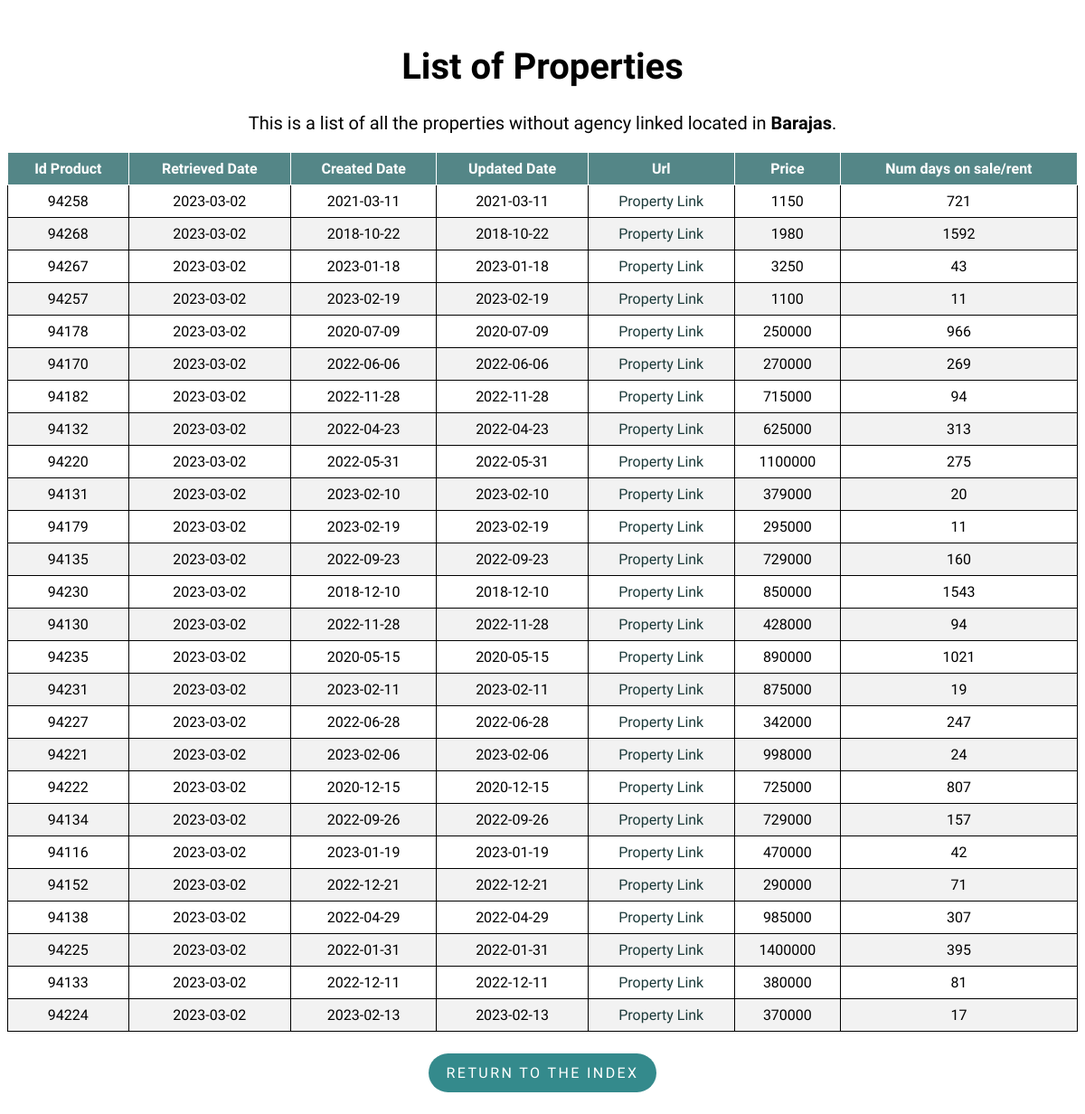
Screenshot of /property/Barajas with the database file from the repository.
### flask-app/read_db.py (models this page shows)
class Property(db.Model):
    __tablename__ = 'properties'
    id_product = db.Column(db.Integer, primary_key=True)
    retrieved_date = db.Column(db.Date)
    created_date = db.Column(db.Date)
    url = db.Column(db.Text)
    mobile = db.Column(db.Integer)
    agency = db.Column(db.Text)
    real_estate_id = db.Column(db.Integer)
    price = db.Column(db.Integer)
    type_id = db.Column(db.Integer)
    trans_type_id = db.Column(db.Integer)
    location = db.Column(db.Text)
    num_days = db.Column(db.Integer)
    updated_date = db.Column(db.Date)

### flask-app/read_db.py (the view)
@app.route('/property/<location>', methods=['GET', 'POST'])
def property(location):
    properties = Property.query.filter_by(
        type_id=1, location=location).order_by(Property.url).distinct()
    return render_template('list.html', properties=properties, location=location)

### flask-app/templates/list.html (shortened to what this page needs)
<!DOCTYPE html>
<html lang="en">
<head>
    <link rel="stylesheet" type="text/css" href="{{ url_for('static', filename='styles/style.css') }}">
    <link rel="stylesheet" type="text/css" href="{{ url_for('static', filename='styles/tablesort.css') }}">
</head>
<body>
    <h1 class="list_header" style="font-size:40px;">List of Properties</h1>
    <p class="list_header" style="margin-top: 25px;font-size:20px;">This is a list of all the properties without agency linked located in
        <strong>{{ location }}</strong>.
    </p>
    <table class="table table-sortable">
        <thead>
            <tr>
                <th>Id Product</th>
                <th>Retrieved Date</th>
                <th>Created Date</th>
                <th>Updated Date</th>
                <th>Url</th>
                <th>Price</th>
                <th>Num days on sale/rent</th>
            </tr>
        </thead>
        <tbody>
            {% for property in properties %}
            <tr>
                <td>{{ property.id_product }}</td>
                <td>{{ property.retrieved_date }}</td>
                <td>{{ property.created_date }}</td>
                <td>{{ property.updated_date }}</td>
                <td>
                    <a class="property_link" href={{ property.url }}>Property Link</a>
                </td>
                <td><a>{{ property.price }}</a></td>
                <td>{{ property.num_days }}</td>
            </tr>
            {% endfor %}
        </tbody>
    </table>
    <div class = "btn_container">
        <p class="return_btn"><a class = "btn_link" href="{{ url_for('index') }}">Return to the index</a></p>
    </div>
</body>
</html>

### flask-app/static/styles/style.css (style rules this page uses)
body { font-family: 'Muli','Open Sans','Open Sans-fallback',sans-serif; }
table, th, td { border: 1px solid; }
table { width: 100%; border-collapse: collapse; }
th, td { text-align: center; padding: 8px; }
tr:nth-child(even) { background-color: #f2f2f2 }
th { background-color: rgb(84, 134, 135); color: white; }
.index_header, .list_header { margin-top: 50px; text-align: center; }
a.property_link { text-decoration: none; }
a.property_link:link, a.property_link:visited { color: rgb(28, 58, 58); }
.return_btn { display: inline-block; padding: .75rem 1.25rem; border-radius: 10rem; text-transform: uppercase; font-size: 1rem; letter-spacing: .15rem; transition: all .3s; position: relative; overflow: hidden; z-index: 1; background-color: rgb(52, 138, 140); }
.btn_link { text-decoration: none; color: #fff; }
.btn_container { margin-top: 8px; display: flex; justify-content: center; align-items: center; }

### flask-app/static/styles/tablesort.css (style rules this page uses)
.table-sortable th { cursor: pointer; }

### rows the page displays
Property: id_product "94258", retrieved_date "2023-03-02", created_date "2021-03-11", updated_date "2021-03-11", price "1150", num_days "721"
Property: id_product "94268", retrieved_date "2023-03-02", created_date "2018-10-22", updated_date "2018-10-22", price "1980", num_days "1592"
Property: id_product "94267", retrieved_date "2023-03-02", created_date "2023-01-18", updated_date "2023-01-18", price "3250", num_days "43"
Property: id_product "94257", retrieved_date "2023-03-02", created_date "2023-02-19", updated_date "2023-02-19", price "1100", num_days "11"
Property: id_product "94178", retrieved_date "2023-03-02", created_date "2020-07-09", updated_date "2020-07-09", price "250000", num_days "966"
Property: id_product "94170", retrieved_date "2023-03-02", created_date "2022-06-06", updated_date "2022-06-06", price "270000", num_days "269"
Property: id_product "94182", retrieved_date "2023-03-02", created_date "2022-11-28", updated_date "2022-11-28", price "715000", num_days "94"
Property: id_product "94132", retrieved_date "2023-03-02", created_date "2022-04-23", updated_date "2022-04-23", price "625000", num_days "313"
Property: id_product "94220", retrieved_date "2023-03-02", created_date "2022-05-31", updated_date "2022-05-31", price "1100000", num_days "275"
Property: id_product "94131", retrieved_date "2023-03-02", created_date "2023-02-10", updated_date "2023-02-10", price "379000", num_days "20"
Property: id_product "94179", retrieved_date "2023-03-02", created_date "2023-02-19", updated_date "2023-02-19", price "295000", num_days "11"
Property: id_product "94135", retrieved_date "2023-03-02", created_date "2022-09-23", updated_date "2022-09-23", price "729000", num_days "160"
Property: id_product "94230", retrieved_date "2023-03-02", created_date "2018-12-10", updated_date "2018-12-10", price "850000", num_days "1543"
Property: id_product "94130", retrieved_date "2023-03-02", created_date "2022-11-28", updated_date "2022-11-28", price "428000", num_days "94"
Property: id_product "94235", retrieved_date "2023-03-02", created_date "2020-05-15", updated_date "2020-05-15", price "890000", num_days "1021"
Property: id_product "94231", retrieved_date "2023-03-02", created_date "2023-02-11", updated_date "2023-02-11", price "875000", num_days "19"
Property: id_product "94227", retrieved_date "2023-03-02", created_date "2022-06-28", updated_date "2022-06-28", price "342000", num_days "247"
Property: id_product "94221", retrieved_date "2023-03-02", created_date "2023-02-06", updated_date "2023-02-06", price "998000", num_days "24"
Property: id_product "94222", retrieved_date "2023-03-02", created_date "2020-12-15", updated_date "2020-12-15", price "725000", num_days "807"
Property: id_product "94134", retrieved_date "2023-03-02", created_date "2022-09-26", updated_date "2022-09-26", price "729000", num_days "157"
Property: id_product "94116", retrieved_date "2023-03-02", created_date "2023-01-19", updated_date "2023-01-19", price "470000", num_days "42"
Property: id_product "94152", retrieved_date "2023-03-02", created_date "2022-12-21", updated_date "2022-12-21", price "290000", num_days "71"
Property: id_product "94138", retrieved_date "2023-03-02", created_date "2022-04-29", updated_date "2022-04-29", price "985000", num_days "307"
Property: id_product "94225", retrieved_date "2023-03-02", created_date "2022-01-31", updated_date "2022-01-31", price "1400000", num_days "395"
Property: id_product "94133", retrieved_date "2023-03-02", created_date "2022-12-11", updated_date "2022-12-11", price "380000", num_days "81"
Property: id_product "94224", retrieved_date "2023-03-02", created_date "2023-02-13", updated_date "2023-02-13", price "370000", num_days "17"

### other values shown
{{ location }} "Barajas"
